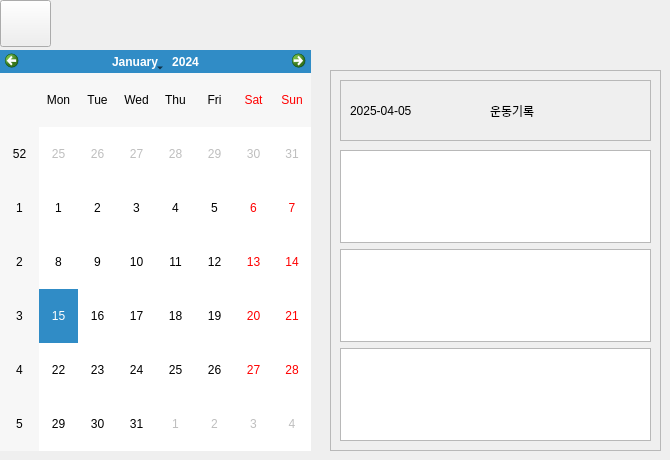
         <widget class="QWidget" name="calendar_page">
          <widget class="QCalendarWidget" name="calendarWidget">
           <property name="geometry">
            <rect>
             <x>0</x>
             <y>50</y>
             <width>311</width>
             <height>401</height>
            </rect>
           </property>
          </widget>
          <widget class="QFrame" name="frame_49">
           <property name="geometry">
            <rect>
             <x>330</x>
             <y>70</y>
             <width>331</width>
             <height>381</height>
            </rect>
           </property>
           <property name="frameShape">
            <enum>QFrame::StyledPanel</enum>
           </property>
           <property name="frameShadow">
            <enum>QFrame::Raised</enum>
           </property>
           <widget class="QFrame" name="frame_50">
            <property name="geometry">
             <rect>
              <x>10</x>
              <y>10</y>
              <width>311</width>
              <height>61</height>
             </rect>
            </property>
            <property name="frameShape">
             <enum>QFrame::StyledPanel</enum>
            </property>
            <property name="frameShadow">
             <enum>QFrame::Raised</enum>
            </property>
            <widget class="QLabel" name="label_21">
             <property name="geometry">
              <rect>
               <x>10</x>
               <y>10</y>
               <width>131</width>
               <height>41</height>
              </rect>
             </property>
             <property name="text">
              <string>2025-04-05 </string>
             </property>
            </widget>
            <widget class="QLabel" name="label_22">
             <property name="geometry">
              <rect>
               <x>150</x>
               <y>10</y>
               <width>151</width>
               <height>41</height>
              </rect>
             </property>
             <property name="text">
              <string>운동기록</string>
             </property>
            </widget>
           </widget>
           <widget class="QWidget" name="verticalLayoutWidget_6">
            <property name="geometry">
             <rect>
              <x>10</x>
              <y>80</y>
              <width>311</width>
              <height>291</height>
             </rect>
            </property>
            <layout class="QVBoxLayout" name="verticalLayout_18">
             <item>
              <widget class="QListWidget" name="record_list"/>
             </item>
             <item>
              <widget class="QListWidget" name="record_list_3"/>
             </item>
             <item>
              <widget class="QListWidget" name="record_list_2"/>
             </item>
            </layout>
           </widget>
          </widget>
          <widget class="QPushButton" name="btn_back2main">
           <property name="geometry">
            <rect>
             <x>0</x>
             <y>0</y>
             <width>51</width>
             <height>47</height>
            </rect>
           </property>
           <property name="maximumSize">
            <size>
             <width>100</width>
             <height>12312</height>
            </size>
           </property>
           <property name="text">
            <string/>
           </property>
          </widget>
         </widget>
